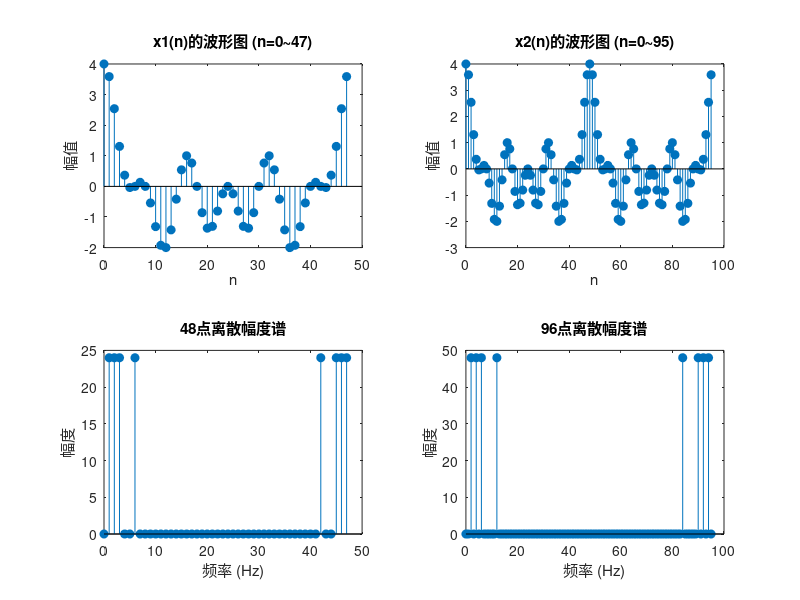

Source code (MATLAB):
% 序列值和波形图
n1 = 0:47; % 序列范围为n=0~47
n2 = 0:95; % 序列范围为n=0~95
x1 = cos(n1*pi/4) + cos(n1*pi/8) + cos(pi*n1/12) + cos(pi*n1/24); % 计算n1范围内序列值和
x2 = cos(n2*pi/4) + cos(n2*pi/8) + cos(pi*n2/12) + cos(pi*n2/24); % 计算n2范围内序列值和
figure; % 创建一个新的图形窗口
subplot(2,2,1); % 将图分为2行2列，当前绘制第1个子图
stem(n1, x1, 'filled'); % 绘制x1(n)的波形图，实心点表示
xlabel('n'); % 设置横坐标标签
ylabel('幅值'); % 设置纵坐标标签
title('x1(n)的波形图 (n=0~47)'); % 设置图形标题
subplot(2,2,2); % 将图分为2行2列，当前绘制第2个子图
stem(n2, x2, 'filled'); % 绘制x2(n)的波形图，实心点表示
xlabel('n'); % 设置横坐标标签
ylabel('幅值'); % 设置纵坐标标签
title('x2(n)的波形图 (n=0~95)'); % 设置图形标题
% DFT及离散谱图绘制
X1 = fft(x1, 48); % 对x1(n)进行48点DFT
X2 = fft(x2, 96); % 对x2(n)进行96点DFT
f1 = (0:length(X1)-1); % 频率坐标
f2 = (0:length(X2)-1); % 频率坐标
subplot(2,2,3); % 将图分为2行2列，当前绘制第3个子图
stem(f1, abs(X1), 'filled'); % 绘制离散幅度谱图，实心点表示
xlabel('频率 (Hz)'); % 设置横坐标标签
ylabel('幅度'); % 设置纵坐标标签
title('48点离散幅度谱'); % 设置图形标题
subplot(2,2,4); % 将图分为2行2列，当前绘制第4个子图
stem(f2, abs(X2), 'filled'); % 绘制离散幅度谱图，实心点表示
xlabel('频率 (Hz)'); % 设置横坐标标签
ylabel('幅度'); % 设置纵坐标标签
title('96点离散幅度谱'); % 设置图形标题
